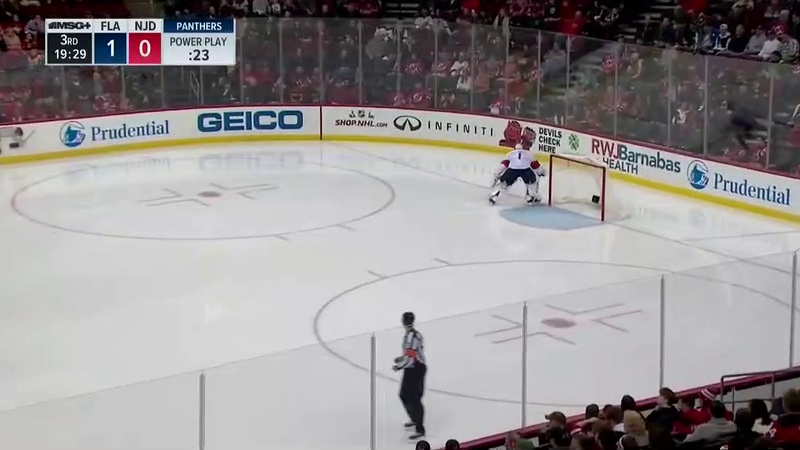
#> input picture frame1250.jpg, 800 x 450 px
$ python detectCircel2.py
#> lines starting #> are read from the running program, lines starting #| are printed output that depends on the picture
import matplotlib.pyplot as plt
import cv2
import numpy as np
from skimage import data, color, img_as_ubyte
from skimage.feature import canny
from skimage.transform import hough_ellipse
from skimage.draw import ellipse_perimeter

img = cv2.imread('frame1250.jpg')
#> img is the input picture: shape (450, 800, 3); mean B, G, R 147.6, 147.3, 151.2
rows,cols,ch = img.shape
#> rows = 450; cols = 800; ch = 3

pts1 = np.float32([[209,194],[561,325],[567,211]])
pts2 = np.float32([[205,220],[645,220],[(205 + 645) / 2,110]])

M = cv2.getAffineTransform(pts1,pts2)

dst = cv2.warpAffine(img,M,(cols,rows))
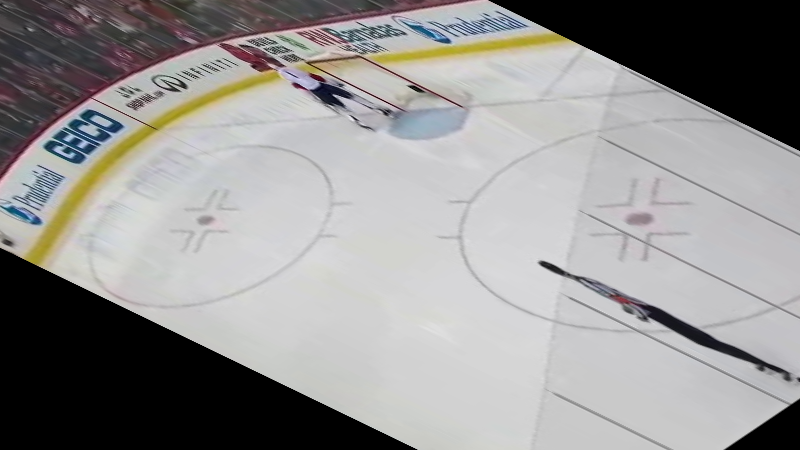
#> dst: shape (450, 800, 3); mean B, G, R 146.1, 146.9, 148.2

plt.subplot(121),plt.imshow(img),plt.title('Input')
plt.subplot(122),plt.imshow(dst),plt.title('Output')
plt.show()
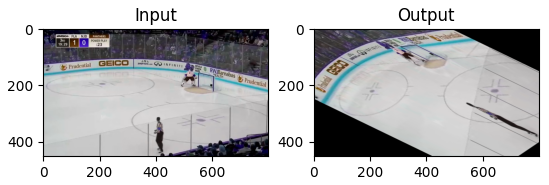
#> figure drawn by matplotlib, 2 panels; B, G, R data is drawn as R, G, B

$ run again, with image1.jpg copied over frame1250.jpg
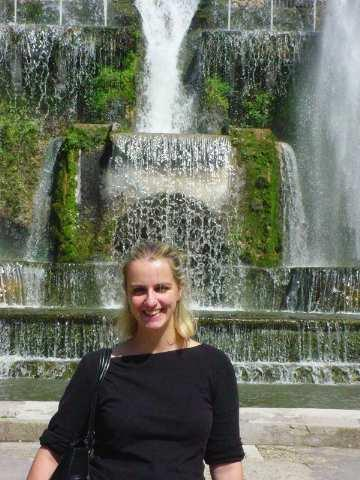
#> input picture image1.jpg, 360 x 480 px
#> img is the input picture: shape (480, 360, 3); mean B, G, R 98.3, 111.8, 107.2
#> `dst = cv2.warpAffine(img,M,(cols,rows))`:
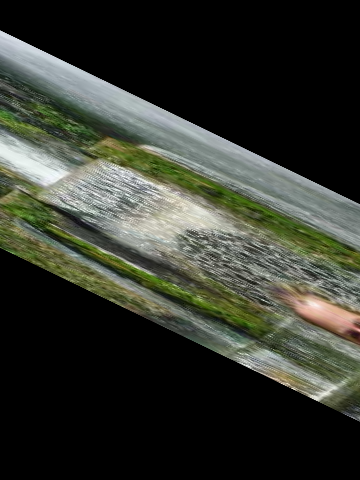
#> dst: shape (480, 360, 3); mean B, G, R 46.6, 55.2, 52.1
#> `plt.show()`:
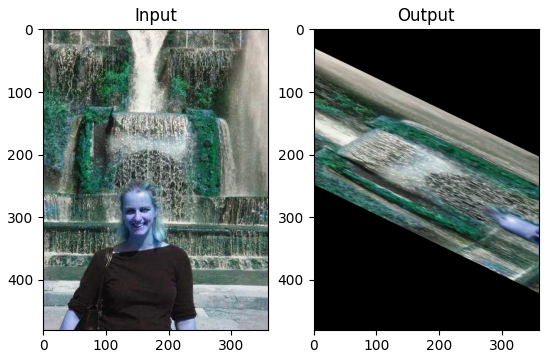
#> figure drawn by matplotlib, 2 panels; B, G, R data is drawn as R, G, B
